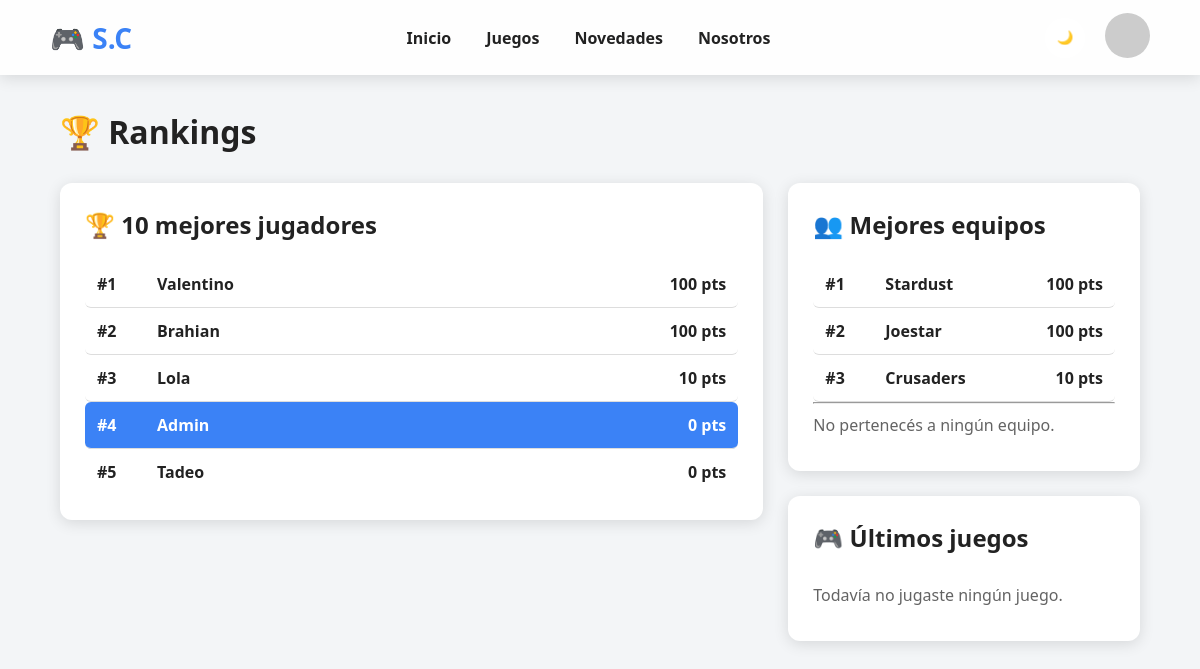
The page /Rankings.php (signed in) on the database its author committed.
### tables this page shows
CREATE TABLE IF NOT EXISTS USUARIO (
    ID_U INT AUTO_INCREMENT PRIMARY KEY,
    Nombre_Usuario VARCHAR(50) NOT NULL,
    Correo_Electronico VARCHAR(100) NOT NULL UNIQUE,
    Contrasena VARCHAR(255) NOT NULL,
    Rol BOOLEAN DEFAULT FALSE,
    Rango BOOLEAN DEFAULT FALSE
);

CREATE TABLE IF NOT EXISTS EQUIPO (
    ID_E INT AUTO_INCREMENT PRIMARY KEY,
    Nombre_Equipo VARCHAR(100) NOT NULL
);

### Rankings.php (the view, shortened to what this page needs)
<?php
$conexion = Conexion::conectar();
$idUsuario = $_SESSION["id_usuario"];
$consultaRanking = $conexion->query("
    SELECT
        U.ID_U,
        U.Nombre_Usuario,
        COALESCE(SUM(JP.Puntos), 0) AS Puntos
    FROM USUARIO U
    LEFT JOIN JUE_PAR JP
        ON U.ID_U = JP.ID_U
    GROUP BY
        U.ID_U,
        U.Nombre_Usuario
    ORDER BY Puntos DESC, U.ID_U ASC
");
$rankingUsuarios = $consultaRanking->fetchAll(PDO::FETCH_ASSOC);
$topUsuarios = array_slice($rankingUsuarios, 0, 10);
$consultaEquipo = $conexion->prepare("
    SELECT
        E.ID_E,
        E.Nombre_Equipo
    FROM INTEGRA I
    INNER JOIN EQUIPO E
        ON I.ID_E = E.ID_E
    WHERE I.ID_U = ?
");
$consultaEquipo->execute([$idUsuario]);
$equipoUsuario = $consultaEquipo->fetch(PDO::FETCH_ASSOC);
$consultaEquipos = $conexion->query("
    SELECT
        E.ID_E,
        E.Nombre_Equipo,
        COALESCE(SUM(JP.Puntos), 0) AS Puntos
    FROM EQUIPO E
    LEFT JOIN INTEGRA I
        ON E.ID_E = I.ID_E
    LEFT JOIN JUE_PAR JP
        ON I.ID_U = JP.ID_U
    GROUP BY
        E.ID_E,
        E.Nombre_Equipo
    ORDER BY Puntos DESC, E.ID_E ASC
");
$rankingEquipos = $consultaEquipos->fetchAll(PDO::FETCH_ASSOC);
$posicionEquipo = 0;
$equipoRanking = null;
$topEquipos = array_slice($rankingEquipos, 0, 3);
$consultaUltimos = $conexion->prepare("
    SELECT
        J.Nombre,
        JP.Puntos,
        JP.Fecha
    FROM JUE_PAR JP
    INNER JOIN JUEGO J
        ON JP.ID_J = J.ID_J
    WHERE JP.ID_U = ?
    ORDER BY JP.Fecha DESC
    LIMIT 3
");
$consultaUltimos->execute([$idUsuario]);
$ultimosJuegos = $consultaUltimos->fetchAll(PDO::FETCH_ASSOC);
?>
<!DOCTYPE html>
<html lang="es">
<head>
    <link
        rel="stylesheet"
        href="css/estilos.css"
    >
</head>
<body>
<?php include("includes/header.php"); ?>
<main class="rankingsPagina">
    <h1>🏆 Rankings</h1>
    <div class="rankingsGrid">
        <div class="tarjetaRanking">
            <h2>🏆 10 mejores jugadores</h2>
            <?php foreach ($topUsuarios as $posicion => $usuario): ?>
                <?php
                $esUsuarioActual =
                    $usuario["ID_U"] == $idUsuario;
                ?>
                <div class="filaRanking <?= $esUsuarioActual ? 'miRanking' : '' ?>">
                    <div class="posicion">
                        #<?= $posicion + 1 ?>
                    </div>
                    <div class="nombreRanking">
                        <?= htmlspecialchars(
                            $usuario["Nombre_Usuario"]
                        ) ?>
                    </div>
                    <div class="puntosRanking">
                        <?= $usuario["Puntos"] ?> pts
                    </div>
                </div>
            <?php endforeach; ?>
        </div>
        <div>
            <div class="tarjetaRanking">
                <h2>👥 Mejores equipos</h2>
                <?php foreach ($topEquipos as $posicion => $equipo): ?>
                    <?php
                    $esMiEquipo =
                        $equipoUsuario &&
                        $equipo["ID_E"] == $equipoUsuario["ID_E"];
                    ?>
                    <div class="filaRanking <?= $esMiEquipo ? 'miRanking' : '' ?>">
                        <div class="posicion">
                            #<?= $posicion + 1 ?>
                        </div>
                        <div class="nombreRanking">
                            <?= htmlspecialchars(
                                $equipo["Nombre_Equipo"]
                            ) ?>
                        </div>
                        <div class="puntosRanking">
                            <?= $equipo["Puntos"] ?> pts
                        </div>
                    </div>
                <?php endforeach; ?>
                <?php if (
                    $equipoUsuario &&
                    $posicionEquipo > 3
                ): ?>
                    <div class="miPosicion">
                        <h3>Tu equipo</h3>
                        <div class="filaRanking miRanking">
                            <div class="posicion">
                                #<?= $posicionEquipo ?>
                            </div>
                            <div class="nombreRanking">
                                <?= htmlspecialchars(
                                    $equipoRanking["Nombre_Equipo"]
                                ) ?>
                            </div>
                            <div class="puntosRanking">
                                <?= $equipoRanking["Puntos"] ?> pts
                            </div>
                        </div>
                    </div>
                <?php elseif (!$equipoUsuario): ?>
                    <hr>
                    <div class="sinDatos">
                        No pertenecés a ningún equipo.
                    </div>
                <?php endif; ?>
            </div>
            <div class="tarjetaRanking">
                <h2>🎮 Últimos juegos</h2>
                <?php if (count($ultimosJuegos) > 0): ?>
                    <?php foreach ($ultimosJuegos as $juego): ?>
                        <div class="juegoReciente">
                            <div>
                                <div class="nombreJuego">
                                    <?= htmlspecialchars(
                                        $juego["Nombre"]
                                    ) ?>
                                </div>
                                <small>
                                    <?= htmlspecialchars(
                                        $juego["Fecha"]
                                    ) ?>
                                </small>
                            </div>
                            <div class="puntosJuego">
                                <?= $juego["Puntos"] ?> pts
                            </div>
                        </div>
                    <?php endforeach; ?>
                <?php else: ?>
                    <div class="sinDatos">
                        Todavía no jugaste ningún juego.
                    </div>
                <?php endif; ?>
            </div>
        </div>
    </div>
</main>
</body>
</html>

### Css/Estilos.css (style rules this page uses)
:root { --fondo:#f3f4f6; --header:#ffffffee; --card:#ffffff; --texto:#222; --texto2:#666; --azul:#4f8dfd; --sombra:rgba(0,0,0,.12); }
* { margin:0; padding:0; box-sizing:border-box; }
body { background:var(--fondo); color:var(--texto); font-family:Segoe UI,sans-serif; }
:root { --fondo:#f3f5f7; --card:#ffffff; --header:rgba(255,255,255,.85); --texto:#222; --texto2:#666; --azul:#3b82f6; --sombra:rgba(0,0,0,.12); }
html { scroll-behavior:smooth; }
body { background:var(--fondo); color:var(--texto); font-family:'Segoe UI',sans-serif; }

### Rankings.php (style rules this page uses)
.rankingsPagina { width: 90%; max-width: 1200px; margin: 110px auto 50px; }
.rankingsPagina h1 { margin-bottom: 30px; }
.rankingsGrid { display: grid; grid-template-columns: 2fr 1fr; gap: 25px; align-items: start; }
.tarjetaRanking { background: var(--card); color: var(--texto); padding: 25px; border-radius: 12px; box-shadow: 0 3px 15px var(--sombra); margin-bottom: 25px; }
.tarjetaRanking h2 { margin-bottom: 20px; }
.filaRanking { display: grid; grid-template-columns: 60px 1fr 120px; align-items: center; padding: 12px; border-bottom: 1px solid #ddd; border-radius: 6px; }
.filaRanking:last-child { border-bottom: none; }
.posicion { font-weight: bold; }
.nombreRanking { font-weight: 600; }
.puntosRanking { text-align: right; font-weight: bold; }
.miRanking { background: var(--azul); color: white; font-weight: bold; }
.miRanking .puntosRanking { color: white; }
.sinDatos { opacity: 0.7; padding: 10px 0; }

### rows shown on the page
usuario: Nombre_Usuario "Valentino", Puntos "100"
usuario: Nombre_Usuario "Brahian", Puntos "100"
usuario: Nombre_Usuario "Lola", Puntos "10"
usuario: Nombre_Usuario "Admin", Puntos "0"
usuario: Nombre_Usuario "Tadeo", Puntos "0"
equipo: Nombre_Equipo "Stardust", Puntos "100"
equipo: Nombre_Equipo "Joestar", Puntos "100"
equipo: Nombre_Equipo "Crusaders", Puntos "10"
